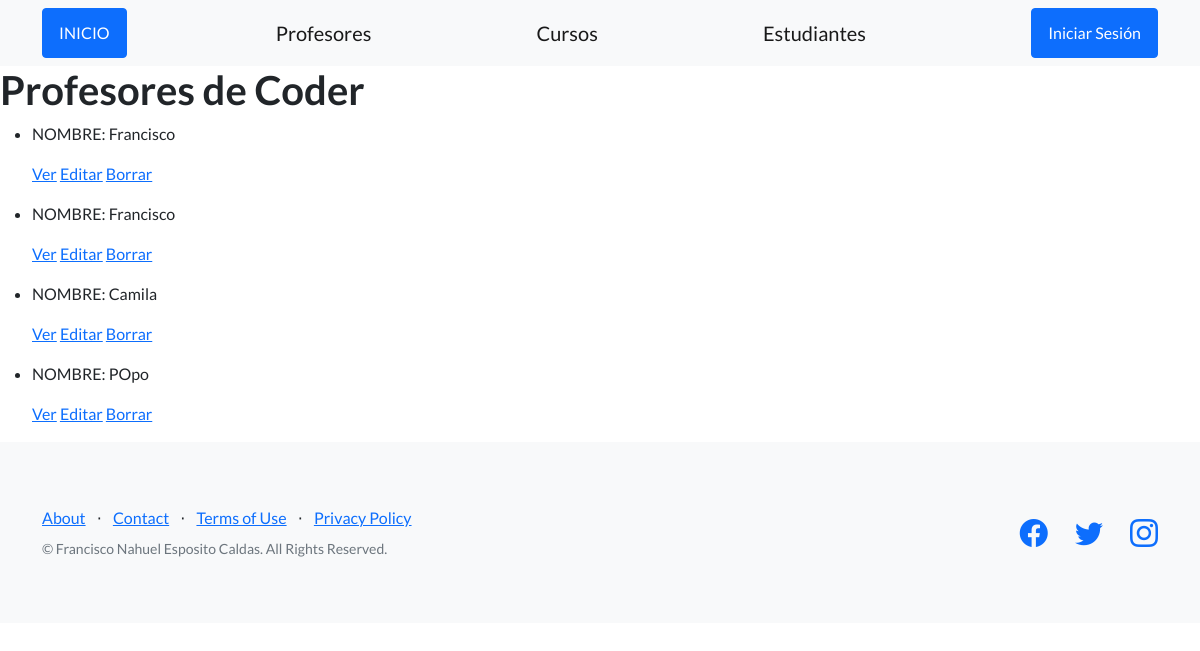
The app's page /app_coder/profesor_list, older data.
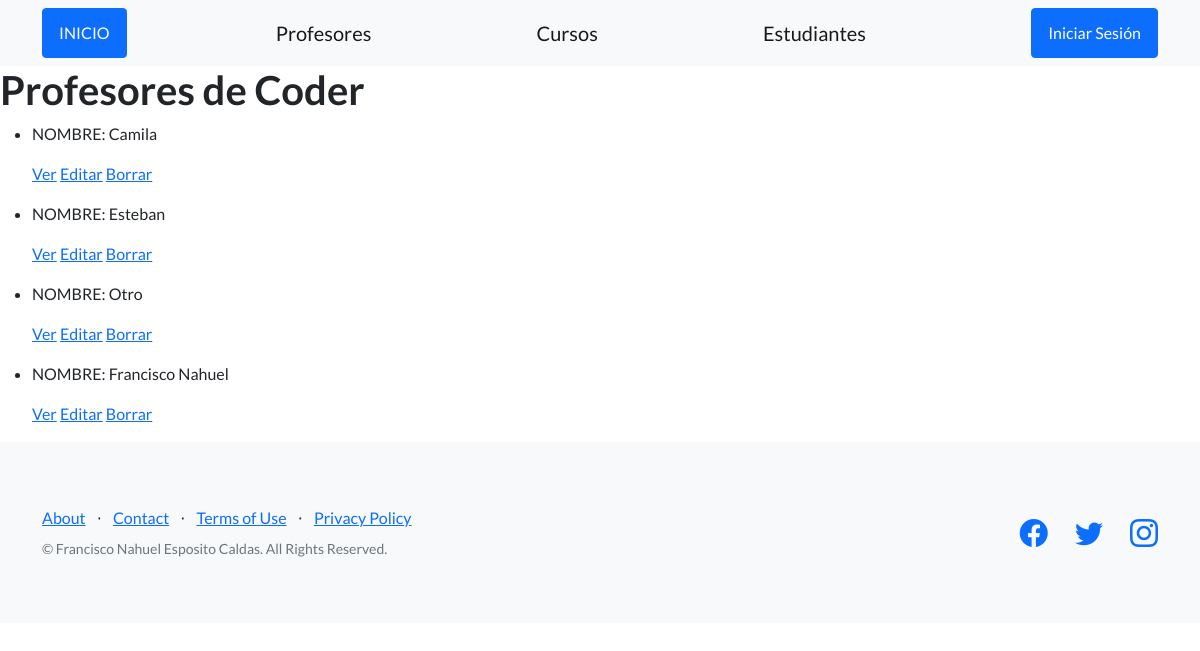
The same page, newer data.
### app_coder/models.py (models this page shows, shortened)
class Profesor(models.Model):
    nombre = models.CharField(max_length=30)
    apellido = models.CharField(max_length=30)
    email = models.EmailField()
    profesion = models.CharField(max_length=30)

### app_coder/views.py (the view)
# urls.py: path('profesor_list', views.profesor_list.as_view(), name='profesor_list'),
class profesor_list(ListView):
    model = Profesor
    template_name = "app_coder/lists/profesor_list.html"

### app_coder/templates/app_coder/lists/profesor_list.html
{% extends "app_coder/index.html" %}
{% load static %}
{% block contenido %}
<body>
    <h1>Profesores de Coder</h1>
    <div>
        <ul>
            {% for profesor in object_list %}
                <li>
                    <p>NOMBRE: {{ profesor.nombre }}</p>
                    <p>
                        <a href=" {% url 'profesor_detail' profesor.id %} ">Ver</a>
                        <a href=" {% url 'profesor_update' profesor.id %} ">Editar</a>
                        <a href=" {% url 'profesor_delete' profesor.id %} ">Borrar</a>
                    </p>
                </li>
            {% endfor %}
        </ul>
    </div>
</body>
{% endblock %}

Row changes from the older to the newer data that the page shows:
removed Profesor: nombre "Francisco"
removed Profesor: nombre "Francisco"
removed Profesor: nombre "POpo"
added Profesor: nombre "Esteban"
added Profesor: nombre "Otro"
added Profesor: nombre "Francisco Nahuel"
